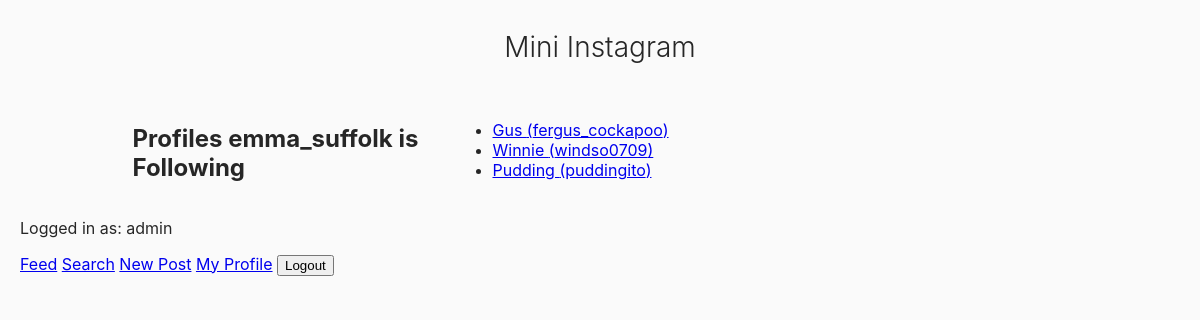
Page /mini_insta/profile/6/following (signed in) on the committed database.
### mini_insta/models.py (models this page shows, shortened)
class Profile(models.Model):
    username = models.TextField(blank=True)
    display_name = models.TextField(blank=True)
    profile_image_url = models.URLField(blank=True)
    bio_text = models.TextField(blank=True)
    join_date = models.DateTimeField(auto_now=True)
    user = models.ForeignKey(User, on_delete=models.CASCADE)
    def get_following(self):
        follows = Follow.objects.filter(follower_profile=self)
        return [f.profile for f in follows]

### mini_insta/views.py (the view)
# urls.py: path('profile/<int:pk>/following', ShowFollowingDetailView.as_view(), name='show_following'),
class ShowFollowingDetailView(DetailView):
     model = Profile
     template_name = 'mini_insta/show_following.html'
     context_object_name = 'profile'

### mini_insta/templates/mini_insta/show_following.html
{% extends 'mini_insta/base.html' %}
{% block content %}
<main class="grid-container">
    <h2>Profiles {{ profile.username }} is Following</h2>
    <ul>
    {% for following in profile.get_following %}
        <li>
            <a href="{% url 'profile' following.pk %}">
                {{ following.display_name }} ({{ following.username }})
            </a>
        </li>
    {% empty %}
        <p>This user is not following anyone yet.</p>
    {% endfor %}
    </ul>
</main>
{% endblock %}

### mini_insta/templates/mini_insta/base.html (shortened to what this page needs)
{% load static %}
<html>
    <head>
        <link rel="stylesheet" href="{% static 'mini_insta_style.css' %}">
    </head>
    <body>
        <header>
            <h1>Mini Instagram</h1>
        </header>
    {% block content %}
    {% endblock %}
    <footer>
        {% if request.user.is_authenticated %}
        <p>Logged in as: {{ request.user.username }}</p>
        <a href="{% url 'show_feed' %}">Feed</a>
        <a href="{% url 'search' %}">Search</a>
        <a href="{% url 'create_post' %}">New Post</a>
        <a href="{% url 'profile' %}">My Profile</a>
        <form action="{% url 'logout' %}" method="POST" style="display: inline;">
        <button type="submit">Logout</button>
        </form>
        {% else %}
        <p>Not logged in</p>
        <a href="{% url 'show_all' %}">Home</a>
        <a href="{% url 'login' %}">Log In</a>
        <a href="{% url 'create_profile' %}">Register</a>
        {% endif %}
    </footer>
    </body>
</html>

### static/mini_insta_style.css (style rules this page uses)
body { font-family: -apple-system, BlinkMacSystemFont, "Segoe UI", Roboto, Helvetica, Arial, sans-serif; background-color: #fafafa; color: #262626; margin: 0; padding: 30px 20px; }
h1 { text-align: center; font-weight: 300; margin-bottom: 40px; font-size: 28px; }
.grid-container { display: grid; grid-template-columns: repeat(auto-fill, minmax(220px, 1fr)); gap: 25px; max-width: 935px; margin: 0 auto; }

### rows in the picture
Profile: username "emma_suffolk"
Profile: display_name "Gus", username "fergus_cockapoo"
Profile: display_name "Winnie", username "windso0709"
Profile: display_name "Pudding", username "puddingito"

### other values in the picture
{{ request.user.username }} "admin"
